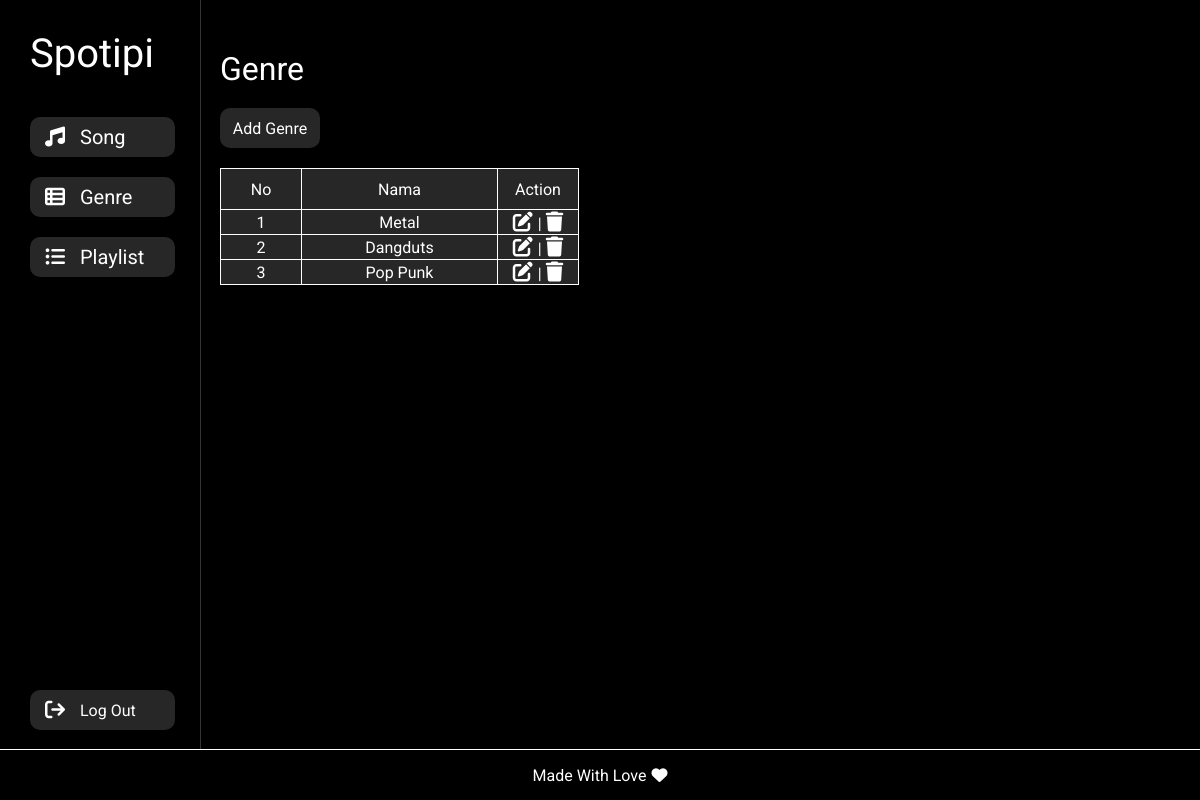
Page /admin/admin.php?p=genre (signed in) on the earlier database version.
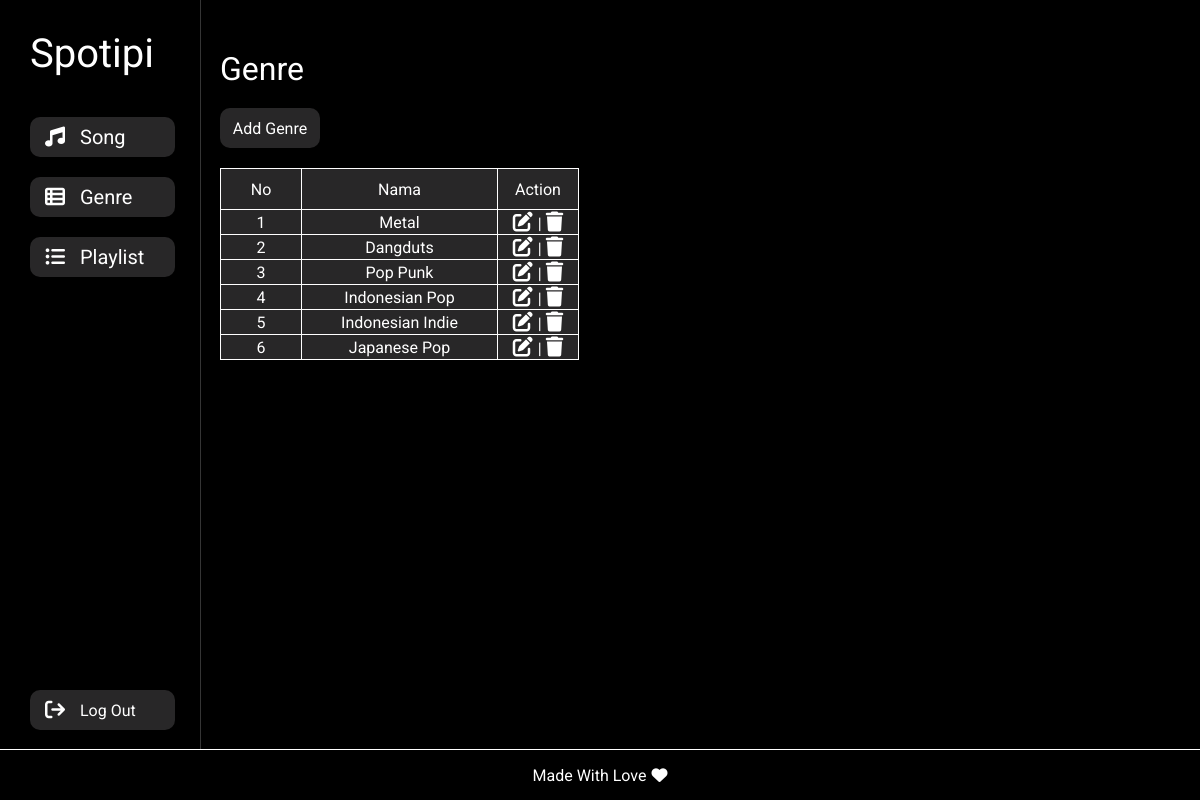
Same page on the later database version.
### tables this page shows
CREATE TABLE `genres` (
  `id` int(11) NOT NULL,
  `name` varchar(50) NOT NULL
);

### inc/functions.php (called while the page is built, shortened)
<?php
$host = 'localhost';
$username = 'root';
$password = '';
$db = 'db_spotipi';
$conn = mysqli_connect($host, $username, $password, $db) or die ('Not Connected Yet!');
function query($query) {
    global $conn;
    $result = mysqli_query($conn, $query);
    $rows = [];
    while ($row = mysqli_fetch_assoc($result)) {
        $rows[] = $row;
    }
    return $rows;
}
?>

### admin/genre.php (the view)
<h1 class="pageName">Genre</h1>
<button class="addSong"><a href="?p=addGenre">Add Genre</a></button>
<div class="tableBox">
    <table>
        <tr>
            <th class="id">No</th>
            <th class="title">Nama</th>
            <th class="action">Action</th>
        </tr>
        <?php $i = 1; ?>
        <?php foreach ($genre as $row): ?>
            <tr>
                <td>
                    <?= $i; ?>
                </td>
                <td>
                    <?= $row['name']; ?>
                </td>
                <td class="actionTable">
                    <a href="?p=editGenre&id=<?= $row['id']; ?>">
                        <i class="fa-solid fa-pen-to-square"></i>
                    </a> |
                    <a href="../genre/deleteGenre.php?id=<?= $row['id']; ?>" onclick="return confirm('Are you sure?')">
                        <i class="fa-solid fa-trash"></i>
                    </a>
                </td>
            </tr>
            <?php $i++; ?>
        <?php endforeach; ?>
    </table>
</div>

Differences in the rows shown:
added genres: name "Indonesian Pop"
added genres: name "Indonesian Indie"
added genres: name "Japanese Pop"
